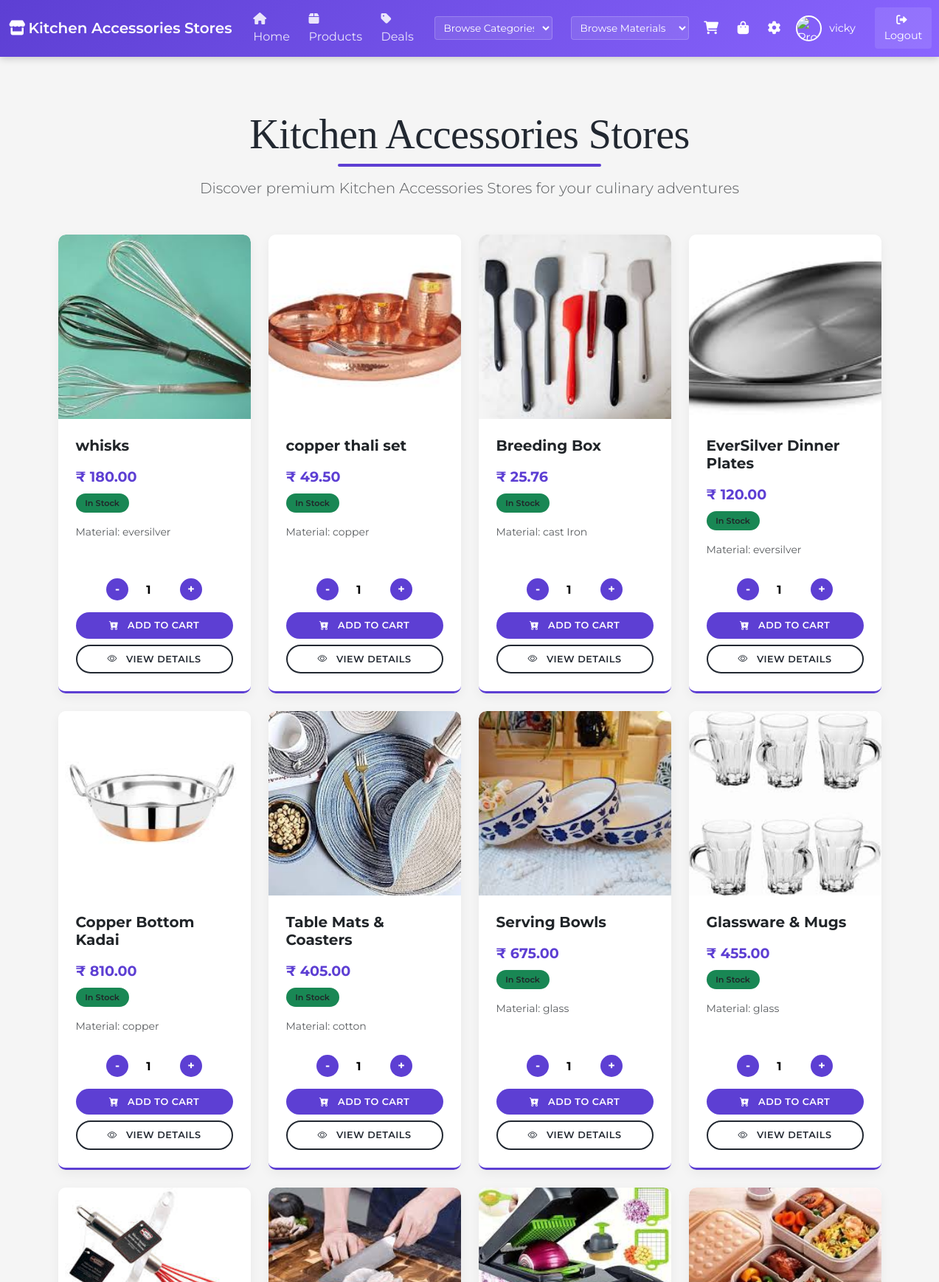
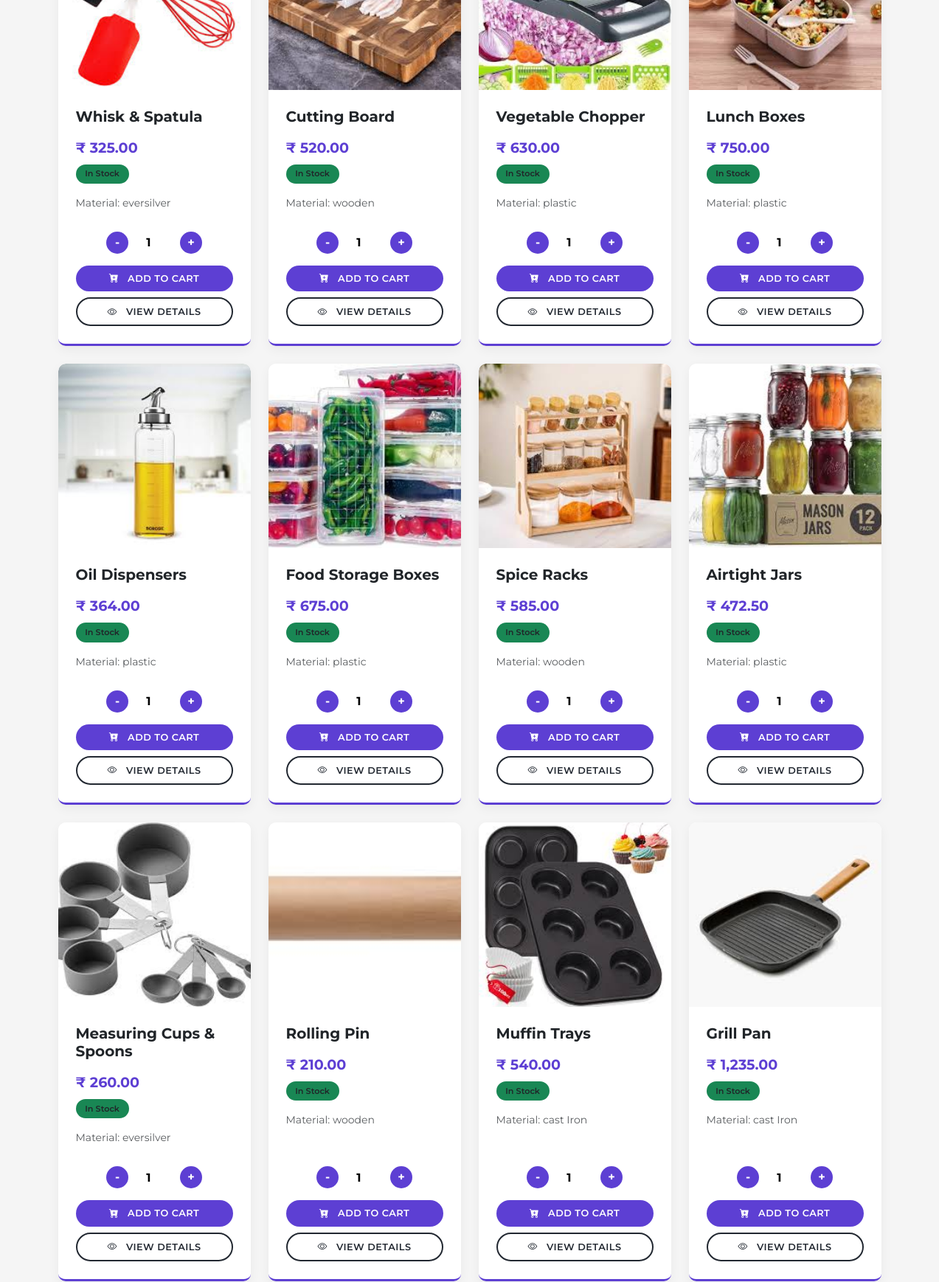
The app's page /user/material_products.php (signed in, upper part) with its own data (2 pictures, top to bottom).
### tables this page shows
CREATE TABLE `users` (
  `id` int(11) NOT NULL,
  `username` varchar(50) NOT NULL,
  `email` varchar(100) NOT NULL,
  `phone` varchar(20) NOT NULL,
  `address_line1` varchar(255) NOT NULL,
  `city` varchar(100) NOT NULL,
  `state` varchar(100) NOT NULL,
  `postal_code` varchar(20) NOT NULL,
  `user_type` enum('user','admin') NOT NULL,
  `password` varchar(255) NOT NULL,
  `profile_image` varchar(255) NOT NULL,
  `created_at` timestamp NOT NULL DEFAULT current_timestamp(),
  `theme_preference` varchar(10) DEFAULT 'light',
  `color_scheme` varchar(10) DEFAULT 'default',
  `font_size` varchar(10) DEFAULT 'medium',
  `auto_logout` int(11) DEFAULT 30,
  `theme` varchar(10) DEFAULT 'light',
  `primary_color` varchar(7) DEFAULT '#5D3FD3',
  `secondary_color` varchar(7) DEFAULT '#f39c12',
  `font_color` varchar(7) DEFAULT '#333333',
  `auto_logout_time` int(11) DEFAULT 1800
);

CREATE TABLE `products` (
  `id` int(11) NOT NULL,
  `product_id` varchar(20) NOT NULL,
  `product_name` varchar(255) NOT NULL,
  `product_quantity` int(11) NOT NULL,
  `reorder_level` int(11) DEFAULT 10,
  `barcode_path` varchar(255) DEFAULT NULL,
  `product_price` decimal(10,2) NOT NULL,
  `agency_id` int(11) NOT NULL,
  `profit_percent` decimal(5,2) NOT NULL,
  `selling_price` decimal(10,2) NOT NULL,
  `product_image` varchar(255) DEFAULT NULL,
  `material` varchar(100) NOT NULL,
  `product_category` varchar(100) NOT NULL,
  `is_visible` tinyint(1) DEFAULT 1,
  `created_at` timestamp NOT NULL DEFAULT current_timestamp(),
  `updated_at` timestamp NULL DEFAULT NULL ON UPDATE current_timestamp(),
  `status` varchar(20) DEFAULT 'active'
);

### user/material_products.php (the view, shortened to what this page needs)
<?php
include '../config.php';
include 'navbar.php';
$selectedMaterial = isset($_GET['material']) ? $_GET['material'] : '';
if (!empty($selectedMaterial)) {
    $query = "SELECT p.*, a.agency_name
              FROM products p
              LEFT JOIN agencies a ON p.agency_id = a.id
              WHERE p.material = ? AND p.status = 'active' AND p.is_visible = 1
              ORDER BY p.created_at DESC";
    $stmt = $conn->prepare($query);
    $stmt->bind_param("s", $selectedMaterial);
    $stmt->execute();
    $result = $stmt->get_result();
} else {
    $query = "SELECT p.*, a.agency_name
              FROM products p
              LEFT JOIN agencies a ON p.agency_id = a.id
              WHERE p.status = 'active' AND p.is_visible = 1
              ORDER BY p.created_at DESC";
    $result = $conn->query($query);
}
$products = array();
if ($result->num_rows > 0) {
    while ($product = $result->fetch_assoc()) {
        $products[] = $product;
    }
}
?>
<!DOCTYPE html>
<html lang="en">
<head>
    <link href="https://cdn.jsdelivr.net/npm/bootstrap@5.3.0/dist/css/bootstrap.min.css" rel="stylesheet" />
    <link href="https://cdn.jsdelivr.net/npm/bootstrap-icons@1.10.3/font/bootstrap-icons.css" rel="stylesheet" />
    <link href="https://unpkg.com/aos@2.3.1/dist/aos.css" rel="stylesheet">
</head>
<body>
    <div class="container py-5">
        <div class="text-center mb-5">
            <h2 class="page-title display-4 mb-4">
                <?= !empty($selectedMaterial) ? htmlspecialchars($selectedMaterial) . ' Products' : 'Kitchen Accessories Stores' ?>
            </h2>
            <p class="lead text-muted">
                <?= !empty($selectedMaterial)
                    ? "Premium Kitchen Accessories Stores made with $selectedMaterial"
                    : "Discover premium Kitchen Accessories Stores for your culinary adventures" ?>
            </p>
        </div>
        <div class="row">
            <?php if (!empty($products)) :
                foreach ($products as $index => $product) :
                    $product_image = (!empty($product['product_image']) && file_exists($product['product_image']))
                        ? $product['product_image']
                        : '../uploads/products/default-product.jpg';
                    if ($product['product_quantity'] < 1) {
                        $stock_status = "<span class='stock-badge bg-danger'>Out of Stock</span>";
                    } elseif ($product['product_quantity'] < 5) {
                        $stock_status = "<span class='stock-badge bg-warning text-dark'>Limited Stock</span>";
                    } else {
                        $stock_status = "<span class='stock-badge bg-success'>In Stock</span>";
                    }
                    $delay = $index * 100;
            ?>
                    <div class="col-6 col-md-4 col-lg-3 mb-4" data-aos="fade-up" data-aos-delay="<?= $delay ?>">
                        <div class="card h-100 product-card">
                            <div class="overflow-hidden">
                                <img src="<?= htmlspecialchars($product_image); ?>" class="card-img-top" alt="<?= htmlspecialchars($product['product_name']); ?>" onerror="this.src='../uploads/products/default-product.jpg';">
                            </div>
                            <div class="card-body d-flex flex-column">
                                <h5 class="card-title fw-bold mb-3"><?= htmlspecialchars($product['product_name']); ?></h5>
                                <p class="product-price mb-2">₹ <?= number_format($product['selling_price'], 2); ?></p>
                                <p class="mb-3"><?= $stock_status; ?></p>
                                <p class="small text-muted mb-2">Material: <?= htmlspecialchars($product['material']); ?></p>
                                <form method="post" action="" class="mt-auto">
                                    <div class="quantity-control">
                                        <button type="button" class="quantity-btn" onclick="updateQuantity(this, -1)">-</button>
                                        <input type="number" name="quantity" value="1" min="1" max="<?= $product['product_quantity']; ?>" class="quantity-input" readonly>
                                        <button type="button" class="quantity-btn" onclick="updateQuantity(this, 1, <?= $product['product_quantity']; ?>)">+</button>
                                    </div>
                                    <div class="d-grid gap-2">
                                        <button type="submit" name="add_to_cart" class="btn btn-cart" <?= ($product['product_quantity'] < 1) ? 'disabled' : ''; ?>>
                                            <i class="bi bi-cart-plus-fill me-2"></i> Add to Cart
                                        </button>
                                        <a href="product_detail.php?id=<?= $product['id']; ?>" class="btn btn-details">
                                            <i class="bi bi-eye me-2"></i> View Details
                                        </a>
                                    </div>
                                </form>
                            </div>
                        </div>
                    </div>
            <?php
                endforeach;
            else :
                echo '<div class="col-12"><div class="alert alert-info text-center">No products available' . (!empty($selectedMaterial) ? ' made with this material' : '') . ' at the moment.</div></div>';
            endif;
            ?>
        </div>
    </div>
</body>
</html>

### user/navbar.php (shortened to what this page needs)
<?php
require_once '../config.php';
$user_id = $_SESSION['user_id'];
$stmt = $conn->prepare("SELECT username, profile_image FROM users WHERE id = ?");
$stmt->bind_param("i", $user_id);
$stmt->execute();
$result = $stmt->get_result();
$user = $result->fetch_assoc();
$profile_image = "../uploads/profilephoto/default-avatar.png";
if (!empty($user['profile_image'])) {
    if (strpos($user['profile_image'], 'uploads/profilephoto/') !== false) {
        $profile_image = "../" . $user['profile_image'];
    } else {
        $profile_image = "../uploads/profilephoto/" . $user['profile_image'];
    }
    if (!file_exists($profile_image)) {
        $profile_image = "../uploads/profilephoto/default-avatar.png";
    }
}
?>
<!DOCTYPE html>
<html lang="en">
<head>
    <link href="https://cdn.jsdelivr.net/npm/bootstrap@5.3.0-alpha1/dist/css/bootstrap.min.css" rel="stylesheet">
    <link rel="stylesheet" href="https://cdnjs.cloudflare.com/ajax/libs/font-awesome/6.0.0/css/all.min.css">
</head>
<body>
    <nav class="navbar navbar-expand-lg navbar-dark">
        <div class="container-fluid">
            <a class="navbar-brand" href="">
                <i class="fas fa-store me-1"></i>Kitchen Accessories Stores
            </a>
            <div class="collapse navbar-collapse" id="navbarNav">
                <ul class="navbar-nav me-auto">
                    <li class="nav-item">
                        <a class="nav-link active" href="index.php"><i class="fas fa-home me-1"></i>Home</a>
                    </li>
                    <li class="nav-item">
                        <a class="nav-link" href="products.php"><i class="fas fa-box me-1"></i>Products</a>
                    </li>
                    <li class="nav-item">
                        <a class="nav-link" href="deals.php"><i class="fas fa-tag me-1"></i>Deals</a>
                    </li>
                </ul>
                <div class="dropdown-container">
                    <div class="nav-selector">
                        <select id="categoryDropdown" onchange="navigateToCategory()">
                            <option value="">Browse Categories</option>
                        </select>
                    </div>
                    <div class="nav-selector">
                        <select id="materialDropdown" onchange="navigateToMaterial()">
                            <option value="">Browse Materials</option>
                        </select>
                    </div>
                </div>
                <div class="d-flex align-items-center gap-3 ms-3">
                    <div class="position-relative">
                        <a href="cart.php" class="nav-icon">
                            <i class="fas fa-shopping-cart"></i>
                        </a>
                    </div>
                    <div class="position-relative">
                        <a href="orders.php" class="nav-icon">
                            <i class="fas fa-shopping-bag"></i>
                        </a>
                    </div>
                    <button id="settingsBtn" class="nav-icon" style="background: none; border: none;">
                        <i class="fas fa-cog"></i>
                    </button>
                    <a href="profile.php" class="profile-link">
                        <img src="<?php echo htmlspecialchars($profile_image); ?>" alt="Profile" class="navbar-profile-image">
                        <span class="username-display"><?php echo htmlspecialchars($user['username']); ?></span>
                    </a>
                    <form method="get" action="">
                        <button type="submit" name="logout" class="logout-btn">
                            <i class="fas fa-sign-out-alt me-1"></i>Logout
                        </button>
                    </form>
                </div>
            </div>
        </div>
    </nav>
</body>
</html>

### user/navbar.php (style rules this page uses)
:root { --primary-color: #5D3FD3; --secondary-color: #f39c12; --dark-color: #222831; --light-color: #f5f5f5; }
body { font-family: 'Poppins', sans-serif; }
.navbar { background: linear-gradient(135deg, var(--primary-color), #8a65ff); box-shadow: 0 2px 10px rgba(0, 0, 0, 0.2); padding: 0.5rem 1rem; }
.navbar-brand { font-weight: 600; font-size: 1.1rem; color: #fff !important; }
.nav-link { font-weight: 500; font-size: 0.9rem; color: rgba(255, 255, 255, 0.85) !important; padding: 0.4rem 0.8rem !important; transition: all 0.2s ease; }
.navbar-profile-image { width: 35px; height: 35px; border-radius: 50%; object-fit: cover; border: 2px solid #fff; margin-right: 10px; transition: transform 0.2s ease; }
.nav-icon { font-size: 1.1rem; color: white; padding: 0.3rem; transition: transform 0.2s ease; }
.logout-btn { background-color: rgba(255, 255, 255, 0.1); color: white !important; padding: 0.4rem 0.8rem; border-radius: 4px; font-size: 0.9rem; transition: all 0.3s ease; text-decoration: none; border: none; cursor: pointer; }
.username-display { font-size: 0.9rem; margin-right: 10px; }
.profile-link { display: flex; align-items: center; text-decoration: none; color: white !important; transition: all 0.2s ease; }
.nav-selector { width: 160px; margin-left: 15px; }
.nav-selector select { background-color: rgba(255, 255, 255, 0.1); color: white; border: 1px solid rgba(255, 255, 255, 0.2); border-radius: 4px; padding: 4px 8px; cursor: pointer; transition: all 0.3s ease; font-size: 0.85rem; width: 100%; height: 32px; }
.nav-selector option { background-color: var(--primary-color); color: white; }
.dropdown-container { display: flex; gap: 10px; align-items: center; }

### user/material_products.php (style rules this page uses)
:root { --primary-color: #5D3FD3; --secondary-color: #f39c12; --accent-color: #2ecc71; --dark-color: #222831; --light-color: #f5f5f5; }
body { background-color: var(--light-color); font-family: 'Montserrat', sans-serif; overflow-x: hidden; }
.page-title { font-family: 'Playfair Display', serif; color: var(--dark-color); letter-spacing: -0.5px; position: relative; display: inline-block; }
.page-title::after { content: ''; position: absolute; width: 60%; height: 4px; background: var(--primary-color); bottom: -10px; left: 20%; border-radius: 10px; }
.product-card { transition: all 0.4s cubic-bezier(0.175, 0.885, 0.32, 1.275); border: none; overflow: hidden; border-radius: 10px; margin-bottom: 20px; box-shadow: 0 5px 15px rgba(0, 0, 0, 0.05); border-bottom: 3px solid var(--primary-color); }
.product-card img { transition: transform 0.8s ease; height: 200px; width: 100%; object-fit: cover; border-radius: 10px 10px 0 0; }
.card-body { background-color: #fff; padding: 1.5rem; border-radius: 0 0 10px 10px; }
.product-price { font-size: 1.2rem; font-weight: 700; color: var(--primary-color); }
.btn-cart { border: none; padding: 0.5rem 1.2rem; border-radius: 50px; font-weight: 600; letter-spacing: 0.5px; text-transform: uppercase; font-size: 0.8rem; transition: all 0.3s ease; background-color: var(--primary-color); color: white; }
.btn-details { padding: 0.5rem 1.2rem; border-radius: 50px; font-weight: 600; letter-spacing: 0.5px; text-transform: uppercase; font-size: 0.8rem; background-color: transparent; transition: all 0.3s ease; color: var(--dark-color); border: 2px solid var(--dark-color); }
.quantity-control { display: flex; align-items: center; justify-content: center; margin-bottom: 1rem; }
.quantity-btn { width: 30px; height: 30px; border-radius: 50%; border: none; display: flex; align-items: center; justify-content: center; font-weight: bold; cursor: pointer; transition: all 0.3s ease; background-color: var(--primary-color); color: white; }
.quantity-input { width: 50px; height: 30px; text-align: center; border: none; background: transparent; font-weight: bold; margin: 0 10px; }
.stock-badge { font-weight: 600; padding: 0.3rem 0.8rem; border-radius: 50px; font-size: 0.7rem; display: inline-block; }
@media (min-width: 992px) { .product-card img { height: 250px; } }

### records on screen
users: username "vicky"
products: product_image (picture), product_name "whisks", selling_price "180.00", product_quantity "In Stock", material "eversilver"
products: product_image (picture), product_name "copper thali set", selling_price "49.50", product_quantity "In Stock", material "copper"
products: product_image (picture), product_name "Breeding Box", selling_price "25.76", product_quantity "In Stock", material "cast Iron"
products: product_image (picture), product_name "EverSilver Dinner Plates", selling_price "120.00", product_quantity "In Stock", material "eversilver"
products: product_image (picture), product_name "Copper Bottom Kadai", selling_price "810.00", product_quantity "In Stock", material "copper"
products: product_image (picture), product_name "Table Mats & Coasters", selling_price "405.00", product_quantity "In Stock", material "cotton"
products: product_image (picture), product_name "Serving Bowls", selling_price "675.00", product_quantity "In Stock", material "glass"
products: product_image (picture), product_name "Glassware & Mugs", selling_price "455.00", product_quantity "In Stock", material "glass"
products: product_image (picture), product_name "Whisk & Spatula", selling_price "325.00", product_quantity "In Stock", material "eversilver"
products: product_image (picture), product_name "Cutting Board", selling_price "520.00", product_quantity "In Stock", material "wooden"
products: product_image (picture), product_name "Vegetable Chopper", selling_price "630.00", product_quantity "In Stock", material "plastic"
products: product_image (picture), product_name "Lunch Boxes", selling_price "750.00", product_quantity "In Stock", material "plastic"
products: product_image (picture), product_name "Oil Dispensers", selling_price "364.00", product_quantity "In Stock", material "plastic"
products: product_image (picture), product_name "Food Storage Boxes", selling_price "675.00", product_quantity "In Stock", material "plastic"
products: product_image (picture), product_name "Spice Racks", selling_price "585.00", product_quantity "In Stock", material "wooden"
products: product_image (picture), product_name "Airtight Jars", selling_price "472.50", product_quantity "In Stock", material "plastic"
products: product_image (picture), product_name "Measuring Cups & Spoons", selling_price "260.00", product_quantity "In Stock", material "eversilver"
products: product_image (picture), product_name "Rolling Pin", selling_price "210.00", product_quantity "In Stock", material "wooden"
products: product_image (picture), product_name "Muffin Trays", selling_price "540.00", product_quantity "In Stock", material "cast Iron"
products: product_image (picture), product_name "Grill Pan", selling_price "1,235.00", product_quantity "In Stock", material "cast Iron"
